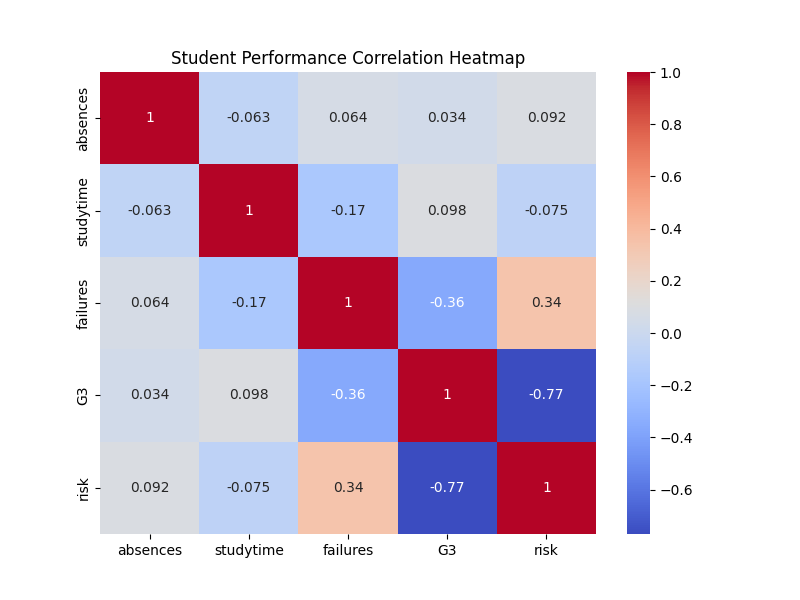

Here is the Python script that generated this plot:
import pandas as pd
import matplotlib.pyplot as plt
import seaborn as sns


# LOAD DATASET

df = pd.read_csv(
    "student-mat.csv",
    sep=","
)


# CREATE RISK COLUMN

df["risk"] = df["G3"].apply(

    lambda x: 1 if x < 10 else 0

)


# SELECT FEATURES

selected_features = [

    "absences",
    "studytime",
    "failures",
    "G3",
    "risk"

]


# CORRELATION MATRIX

correlation = df[
    selected_features
].corr()


print("\nCORRELATION MATRIX\n")

print(correlation)


# PLOT HEATMAP

plt.figure(figsize=(8, 6))

sns.heatmap(

    correlation,

    annot=True,

    cmap="coolwarm"

)

plt.title(
    "Student Performance Correlation Heatmap"
)

plt.savefig(
    "correlation_heatmap.png"
)

print(
    "\nCorrelation heatmap saved!"
)
